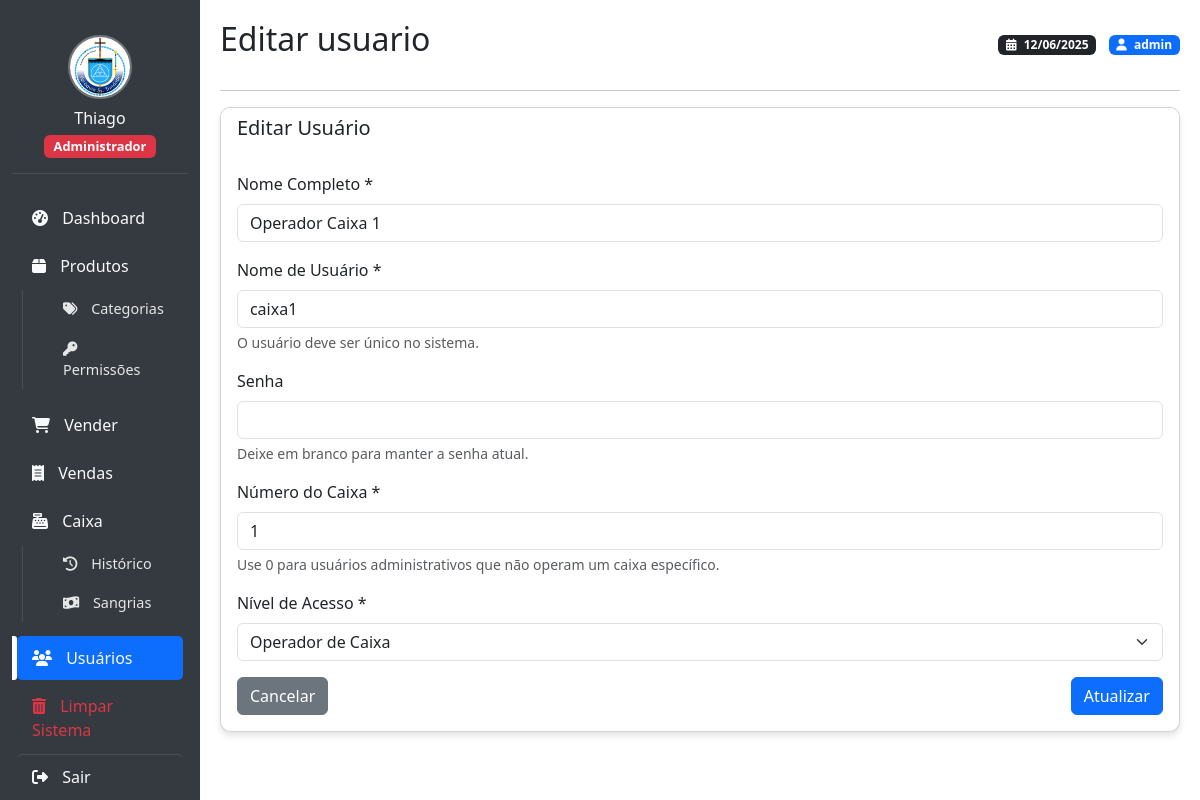
Page /editar_usuario.php?id=1 (signed in) on the committed database.
### tables this page shows
CREATE TABLE IF NOT EXISTS `usuarios` (
  `id` int(11) NOT NULL AUTO_INCREMENT,
  `nome` varchar(100) NOT NULL,
  `usuario` varchar(50) NOT NULL,
  `senha` varchar(255) NOT NULL,
  `caixa_numero` int(11) NOT NULL,
  `ativo` tinyint(1) DEFAULT 1,
  `ultimo_login` datetime DEFAULT NULL,
  `nivel` varchar(20) NOT NULL DEFAULT 'operador' COMMENT 'administrador ou operador',
  PRIMARY KEY (`id`),
  UNIQUE KEY `usuario` (`usuario`)
);

### editar_usuario.php (the view, shortened to what this page needs)
<?php
require_once 'db.php';
$usuario = null;
$id = mysqli_real_escape_string($conn, $_GET['id']);
$sql = "SELECT * FROM usuarios WHERE id = ?";
$stmt = mysqli_prepare($conn, $sql);
mysqli_stmt_bind_param($stmt, 'i', $id);
mysqli_stmt_execute($stmt);
$result = mysqli_stmt_get_result($stmt);
if (mysqli_num_rows($result) > 0) {
    $usuario = mysqli_fetch_assoc($result);
} else {
    header("Location: usuarios.php");
    exit;
}
include 'header.php';
?>
<div class="card">
    <div class="card-header">
        <h5 class="card-title">Editar Usuário</h5>
    </div>
    <div class="card-body">
        <form method="post" action="">
            <div class="mb-3">
                <label for="nome" class="form-label">Nome Completo *</label>
                <input type="text" class="form-control" id="nome" name="nome" value="<?php echo htmlspecialchars($usuario['nome']); ?>" required>
            </div>
            <div class="mb-3">
                <label for="usuario" class="form-label">Nome de Usuário *</label>
                <input type="text" class="form-control" id="usuario" name="usuario" value="<?php echo htmlspecialchars($usuario['usuario']); ?>" required>
                <div class="form-text">O usuário deve ser único no sistema.</div>
            </div>
            <div class="mb-3">
                <label for="senha" class="form-label">Senha</label>
                <input type="password" class="form-control" id="senha" name="senha">
                <div class="form-text">Deixe em branco para manter a senha atual.</div>
            </div>
            <div class="mb-3">
                <label for="caixa_numero" class="form-label">Número do Caixa *</label>
                <input type="number" class="form-control" id="caixa_numero" name="caixa_numero" value="<?php echo $usuario['caixa_numero']; ?>" required min="0">
                <div class="form-text">Use 0 para usuários administrativos que não operam um caixa específico.</div>
            </div>
            <div class="mb-3">
                <label for="nivel" class="form-label">Nível de Acesso *</label>
                <select class="form-select" id="nivel" name="nivel" required>
                    <option value="operador" <?php echo $usuario['nivel'] === 'operador' ? 'selected' : ''; ?>>Operador de Caixa</option>
                </select>
            </div>
            <div class="d-flex justify-content-between">
                <a href="usuarios.php" class="btn btn-secondary">Cancelar</a>
                <button type="submit" class="btn btn-primary">Atualizar</button>
            </div>
        </form>
    </div>
</div>
<?php include 'footer.php'; ?>

### header.php (style rules this page uses)
:root { --primary-color: #0d6efd; --secondary-color: #343a40; --accent-color: #198754; }
body { touch-action: manipulation; -webkit-overflow-scrolling: touch; }
.card { margin-bottom: 20px; border-radius: 10px; box-shadow: 0 4px 6px rgba(0,0,0,0.1); overflow: hidden; }
.card-header { background-color: rgba(0,0,0,0.03); font-weight: 500; }
.card-header { border: none; background: #fff; }

### rows in the picture
usuarios: nome "Operador Caixa 1", usuario "caixa1", caixa_numero "1", nivel "Operador de Caixa"

### other values in the picture
$_SESSION['usuario_nome'] "Thiago"
str_replace(['.php', '_'], ['', ' '], basename($_SERVER['PHP_SELF'])) "Editar usuario"
$_SESSION['usuario'] "admin"
